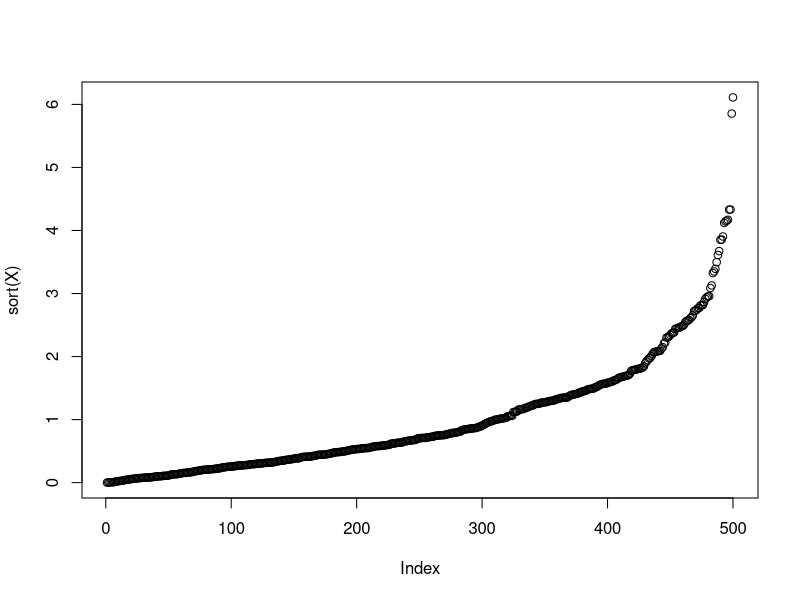
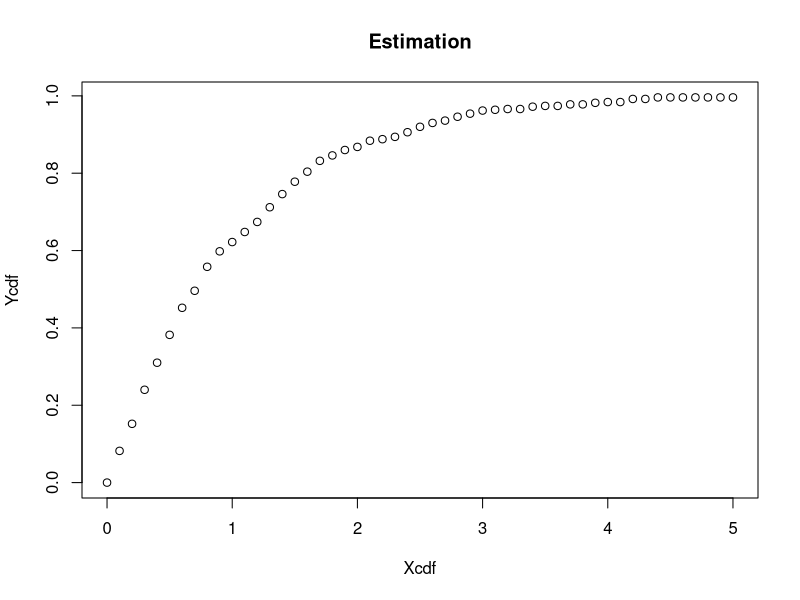
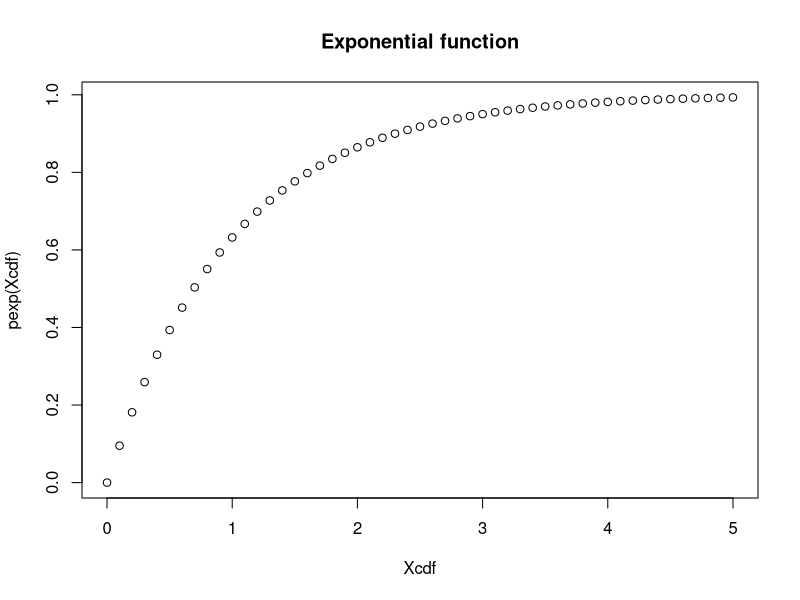
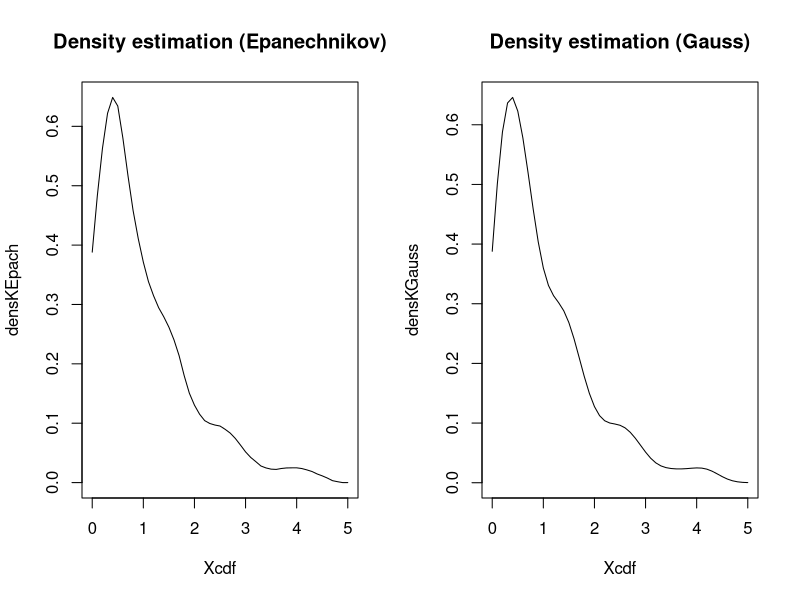
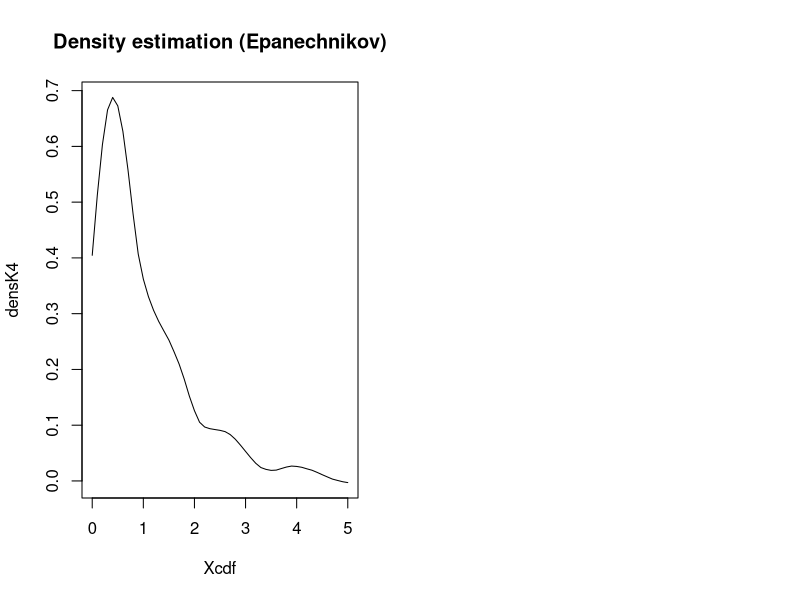

The R script that drew these images, in order:
## ---- chunk 1
knitr::opts_chunk$set(echo = TRUE)
knitr::opts_chunk$set(fig.align='center', fig.width = 10, fig.height = 5)

## ---- chunk 2
set.seed(856)

X = rexp(500)

plot(sort(X))
## ---- chunk 3
Ycdf = NULL
n = length(X)
Xcdf = seq(0,5,0.1)

for(i in 1:length(Xcdf)){
  Ycdf[i] = sum(X < Xcdf[i])/n
}

plot(Xcdf, Ycdf, main = "Estimation")
plot(Xcdf, pexp(Xcdf), main = "Exponential function")
## ---- chunk 4
Kepach = function(u){ 0.75 * (1 - u^2) * (abs(u) <= 1) } #Epanechnikov kernel
Kgauss <- function(u) dnorm(u)  #Gaussian kernel  


rot <- function(X, K) {#Optimal h
    RK <- integrate(function(u) K(u)^2, -Inf, Inf)$value ## integrated square kernel
    mu2 <- integrate(function(u) u^2 * K(u), -Inf, Inf)$value ## variance kernel 
    R <- quantile(X, 0.75) - quantile(X, 0.25) ## interquartile range
    sig <- min(sd(X), R/1.349)
    return(((8 * sqrt(pi) * RK)/(3 * mu2^2))^0.2 * sig * length(X)^(-0.2))
}

hOptEpach = rot(X, Kepach)
hOptGauss = rot(X, Kgauss)

DensEst = function(x, X, h, K) mean(K((x - X)/h))/h #Density calculation 

## ---- chunk 5
densKEpach = sapply(Xcdf, function(Xcdf) DensEst(Xcdf, X, hOptEpach, Kepach))
densKGauss = sapply(Xcdf, function(Xcdf) DensEst(Xcdf, X, hOptGauss, Kgauss))
par(mfrow = c(1,2))
plot(Xcdf, densKEpach, main = "Density estimation (Epanechnikov)", type = 'l')
plot(Xcdf, densKGauss, main = "Density estimation (Gauss)", type = 'l')

## ---- chunk 6
Kepachfourth = function(u){ 15/8 * (1 - 7/3 * u^2) * Kepach(u) } #Epanechnikov kernel 4th order
h=0.95

densK4 = sapply(Xcdf, function(Xcdf) DensEst(Xcdf, X, h, Kepachfourth))
plot(Xcdf, densK4, main = "Density estimation (Epanechnikov)", type = 'l')

